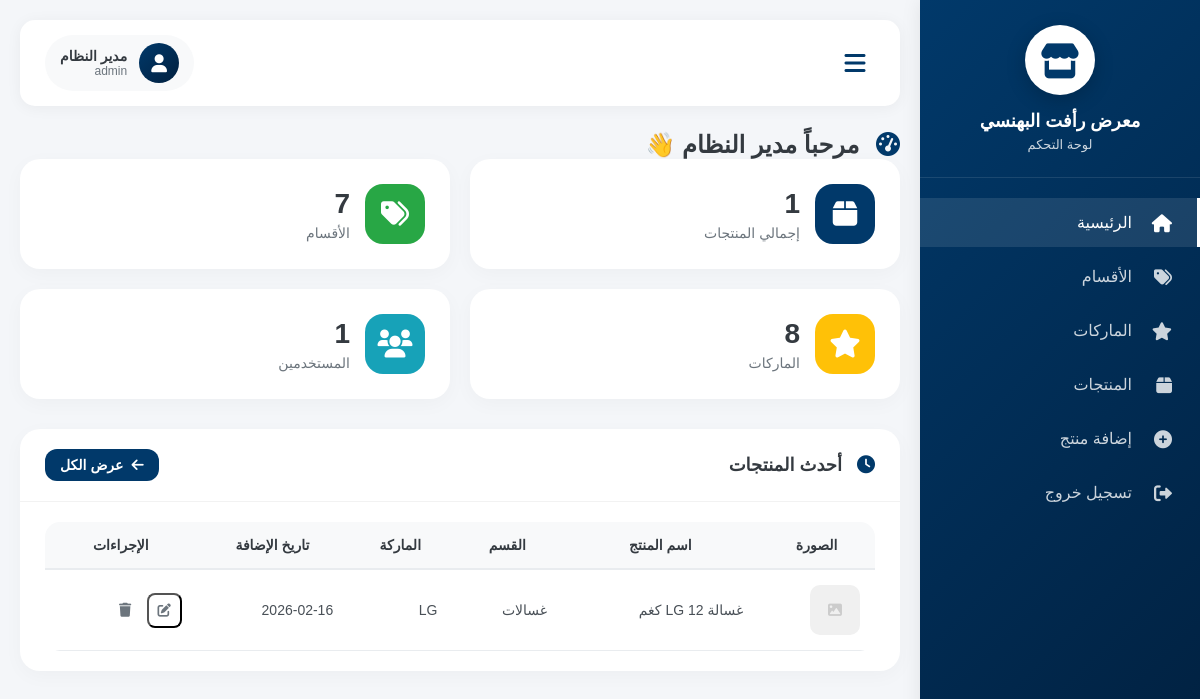
Page /admin/dashboard.php (signed in) on the committed database.
### tables this page shows
CREATE TABLE products (
    id INT AUTO_INCREMENT PRIMARY KEY,
    category_id INT NOT NULL,
    brand_id INT NOT NULL,
    name_ar VARCHAR(200) NOT NULL,
    name_en VARCHAR(200),
    description_ar TEXT,
    description_en TEXT,
    price DECIMAL(10,2),
    old_price DECIMAL(10,2),
    image VARCHAR(255),
    additional_images TEXT,
    features TEXT,
    is_bestseller BOOLEAN DEFAULT FALSE,
    is_new BOOLEAN DEFAULT TRUE,
    has_warranty BOOLEAN DEFAULT TRUE,
    warranty_years INT DEFAULT 2,
    stock INT DEFAULT 0,
    sort_order INT DEFAULT 0,
    is_active BOOLEAN DEFAULT TRUE,
    created_at TIMESTAMP DEFAULT CURRENT_TIMESTAMP,
    updated_at TIMESTAMP DEFAULT CURRENT_TIMESTAMP ON UPDATE CURRENT_TIMESTAMP,
    FOREIGN KEY (category_id) REFERENCES categories(id) ON DELETE CASCADE,
    FOREIGN KEY (brand_id) REFERENCES brands(id) ON DELETE CASCADE
);

CREATE TABLE categories (
    id INT AUTO_INCREMENT PRIMARY KEY,
    name_ar VARCHAR(100) NOT NULL,
    name_en VARCHAR(100) NOT NULL,
    slug VARCHAR(100) UNIQUE NOT NULL,
    icon VARCHAR(50),
    sort_order INT DEFAULT 0,
    created_at TIMESTAMP DEFAULT CURRENT_TIMESTAMP
);

CREATE TABLE brands (
    id INT AUTO_INCREMENT PRIMARY KEY,
    name_ar VARCHAR(100) NOT NULL,
    name_en VARCHAR(100) NOT NULL,
    slug VARCHAR(100) UNIQUE NOT NULL,
    logo VARCHAR(255),
    created_at TIMESTAMP DEFAULT CURRENT_TIMESTAMP
);

### admin/dashboard.php (the view, shortened to what this page needs)
<?php
require_once '../config/database.php';
$page = isset($_GET['page']) ? $_GET['page'] : 'dashboard';
$stats = [];
$stmt = $pdo->query("SELECT COUNT(*) FROM products WHERE is_active = 1");
$stats['products'] = $stmt->fetchColumn() ?: 0;
$stmt = $pdo->query("SELECT COUNT(*) FROM categories");
$stats['categories'] = $stmt->fetchColumn() ?: 0;
$stmt = $pdo->query("SELECT COUNT(*) FROM brands");
$stats['brands'] = $stmt->fetchColumn() ?: 0;
$stmt = $pdo->query("SELECT COUNT(*) FROM users");
$stats['users'] = $stmt->fetchColumn() ?: 0;
$latest_products = $pdo->query("
    SELECT p.*, c.name_ar as category_name, b.name_ar as brand_name
    FROM products p
    JOIN categories c ON p.category_id = c.id
    JOIN brands b ON p.brand_id = b.id
    WHERE p.is_active = 1
    ORDER BY p.created_at DESC
    LIMIT 5
")->fetchAll();
?>
<!DOCTYPE html>
<html lang="ar" dir="rtl">
<head>
    <link rel="stylesheet" href="https://cdnjs.cloudflare.com/ajax/libs/font-awesome/6.0.0-beta3/css/all.min.css">
</head>
<body>
    <div class="sidebar" id="sidebar">
        <div class="sidebar-header">
            <div class="logo-circle">
                <i class="fas fa-store"></i>
            </div>
            <h3>معرض رأفت البهنسي</h3>
            <p>لوحة التحكم</p>
        </div>
        <div class="sidebar-menu">
            <ul>
                <li class="<?php echo $page == 'dashboard' ? 'active' : ''; ?>">
                    <a href="?page=dashboard">
                        <i class="fas fa-home"></i>
                        <span>الرئيسية</span>
                    </a>
                </li>
                <li class="<?php echo $page == 'categories' ? 'active' : ''; ?>">
                    <a href="?page=categories">
                        <i class="fas fa-tags"></i>
                        <span>الأقسام</span>
                    </a>
                </li>
                <li class="<?php echo $page == 'brands' ? 'active' : ''; ?>">
                    <a href="?page=brands">
                        <i class="fas fa-star"></i>
                        <span>الماركات</span>
                    </a>
                </li>
                <li class="<?php echo $page == 'products' ? 'active' : ''; ?>">
                    <a href="?page=products">
                        <i class="fas fa-box"></i>
                        <span>المنتجات</span>
                    </a>
                </li>
                <li class="<?php echo $page == 'add-product' ? 'active' : ''; ?>">
                    <a href="?page=add-product">
                        <i class="fas fa-plus-circle"></i>
                        <span>إضافة منتج</span>
                    </a>
                </li>
                <li>
                    <a href="logout.php">
                        <i class="fas fa-sign-out-alt"></i>
                        <span>تسجيل خروج</span>
                    </a>
                </li>
            </ul>
        </div>
    </div>
    <div class="main-content" id="mainContent">
        <div class="header">
            <div class="header-left">
                <button class="menu-toggle-btn" id="menuToggle">
                    <i class="fas fa-bars"></i>
                </button>
            </div>
            <div class="header-right">
                <div class="user-info">
                    <div class="user-avatar">
                        <i class="fas fa-user"></i>
                    </div>
                    <div class="user-details">
                        <div class="user-name"><?php echo $_SESSION['user_name'] ?? 'مدير النظام'; ?></div>
                        <div class="user-role"><?php echo $_SESSION['user_role'] ?? 'admin'; ?></div>
                    </div>
                </div>
            </div>
        </div>
        <div class="content">
            <?php if ($page == 'dashboard'): ?>
                <h1 class="page-title">
                    <i class="fas fa-tachometer-alt"></i>
                    مرحباً <?php echo $_SESSION['user_name'] ?? 'مدير النظام'; ?> 👋
                </h1>
                <div class="stats-grid">
                    <div class="stat-card">
                        <div class="stat-icon" style="background: #01396A;">
                            <i class="fas fa-box"></i>
                        </div>
                        <div class="stat-details">
                            <h3><?php echo $stats['products']; ?></h3>
                            <p>إجمالي المنتجات</p>
                        </div>
                    </div>
                    <div class="stat-card">
                        <div class="stat-icon" style="background: #28a745;">
                            <i class="fas fa-tags"></i>
                        </div>
                        <div class="stat-details">
                            <h3><?php echo $stats['categories']; ?></h3>
                            <p>الأقسام</p>
                        </div>
                    </div>
                    <div class="stat-card">
                        <div class="stat-icon" style="background: #ffc107;">
                            <i class="fas fa-star"></i>
                        </div>
                        <div class="stat-details">
                            <h3><?php echo $stats['brands']; ?></h3>
                            <p>الماركات</p>
                        </div>
                    </div>
                    <div class="stat-card">
                        <div class="stat-icon" style="background: #17a2b8;">
                            <i class="fas fa-users"></i>
                        </div>
                        <div class="stat-details">
                            <h3><?php echo $stats['users']; ?></h3>
                            <p>المستخدمين</p>
                        </div>
                    </div>
                </div>
                <div class="card">
                    <div class="card-header">
                        <h2><i class="fas fa-clock"></i> أحدث المنتجات</h2>
                        <a href="?page=products" class="btn btn-primary btn-sm">
                            <i class="fas fa-arrow-left"></i> عرض الكل
                        </a>
                    </div>
                    <div class="card-body">
                        <?php if (empty($latest_products)): ?>
                            <div class="empty-state">
                                <i class="fas fa-box-open"></i>
                                <p>لا توجد منتجات حالياً</p>
                                <a href="?page=add-product" class="btn btn-primary">
                                    <i class="fas fa-plus"></i> إضافة منتج جديد
                                </a>
                            </div>
                        <?php else: ?>
                            <div class="table-container">
                                <table class="table">
                                    <thead>
                                        <tr>
                                            <th>الصورة</th>
                                            <th>اسم المنتج</th>
                                            <th>القسم</th>
                                            <th>الماركة</th>
                                            <th>تاريخ الإضافة</th>
                                            <th>الإجراءات</th>
                                        </tr>
                                    </thead>
                                    <tbody>
                                        <?php foreach ($latest_products as $product): ?>
                                        <tr>
                                            <td>
                                                <?php if ($product['image'] && file_exists("uploads/products/" . $product['image'])): ?>
                                                    <img src="uploads/products/<?php echo $product['image']; ?>" width="50" height="50" style="object-fit: cover; border-radius: 10px;">
                                                <?php else: ?>
                                                    <div style="width: 50px; height: 50px; background: #f0f0f0; border-radius: 10px; display: flex; align-items: center; justify-content: center;">
                                                        <i class="fas fa-image" style="color: #ccc;"></i>
                                                    </div>
                                                <?php endif; ?>
                                            </td>
                                            <td><?php echo htmlspecialchars($product['name_ar']); ?></td>
                                            <td><?php echo htmlspecialchars($product['category_name']); ?></td>
                                            <td><?php echo htmlspecialchars($product['brand_name']); ?></td>
                                            <td><?php echo date('Y-m-d', strtotime($product['created_at'])); ?></td>
                                            <td>
                                                <button class="btn-icon" onclick='editProduct(<?php echo json_encode($product); ?>)' title="تعديل">
                                                    <i class="fas fa-edit"></i>
                                                </button>
                                                <a href="?delete_product=<?php echo $product['id']; ?>" class="btn-icon" title="حذف" onclick="return confirm('هل أنت متأكد؟')">
                                                    <i class="fas fa-trash"></i>
                                                </a>
                                            </td>
                                        </tr>
                                        <?php endforeach; ?>
                                    </tbody>
                                </table>
                            </div>
                        <?php endif; ?>
                    </div>
                </div>
            <?php endif; ?>
        </div>
    </div>
</body>
</html>

### rows in the picture
products: name_ar "غسالة LG 12 كغم", category.name_ar "غسالات", brand.name_ar "LG", created_at "2026-02-16"

### other values in the picture
$_SESSION['user_name'] "مدير النظام"
$_SESSION['user_role'] "admin"
$stats['products'] "1"
$stats['categories'] "7"
$stats['brands'] "8"
$stats['users'] "1"
